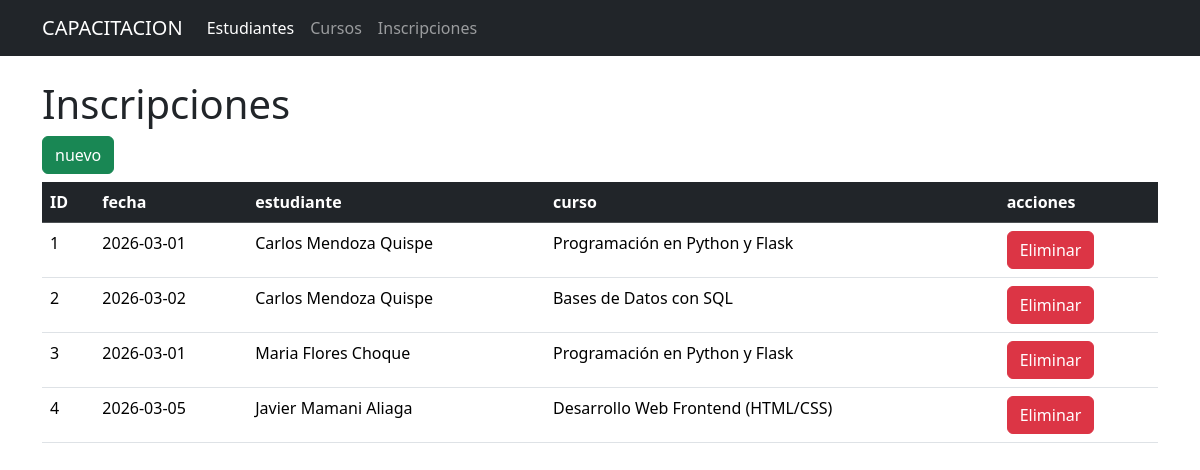
Page /inscripciones on the committed database.
### tables this page shows
CREATE TABLE inscripciones (
            id INTEGER PRIMARY KEY AUTOINCREMENT,
            fecha TEXT NOT NULL,
            curso_id INTEGER NOT NULL,
            estudiante_id INTEGER NOT NULL,
            FOREIGN KEY (curso_id) REFERENCES cursos (id) ON DELETE CASCADE,
            FOREIGN KEY (estudiante_id) REFERENCES estudiantes (id) ON DELETE CASCADE
        );

CREATE TABLE cursos (
            id INTEGER PRIMARY KEY AUTOINCREMENT,
            descripcion TEXT NOT NULL,
            horas INTEGER NOT NULL
        );

### app.py (the view)
@app.route('/inscripciones')
def inscripciones():
    conn = get_db_connection()
    inscripciones = conn.execute(
        """
        select i.id,
            i.fecha,
            e.nombre || ' ' || e.apellidos as estudiante,
            c.descripcion as curso
        from inscripciones i
        join estudiantes e on i.estudiante_id = e.id
        join cursos c ON i.curso_id = c.id

        """
        ).fetchall()
    conn.close()
    return render_template('inscripciones.html', inscripciones=inscripciones)

### app.py (called while the page is built)
def get_db_connection():
    conn = sqlite3.connect('bd_instituto.db')
    conn.row_factory = sqlite3.Row
    conn.execute("PRAGMA foreign_keys = ON;")
    return conn

### templates/inscripciones.html
{% extends 'base.html' %}
{% block content %}
<h1>Inscripciones</h1>
<a href="{{ url_for('nueva_inscripcion') }}" class="btn btn-success mb-2">nuevo</a>
<table class="table table-stiped table-hover">
  <thead class="table-dark">
    <tr>
        <th>ID</th>
        <th>fecha</th>
        <th>estudiante</th>
        <th>curso</th>
        <th>acciones</th>
    </tr>
  </thead>
  <tbody>
    {% for item in inscripciones %}
    <tr>
        <td>{{ item.id }}</td>
        <td>{{ item.fecha}}</td>
        <td>{{ item.estudiante}}</td>
        <td>{{ item.curso}}</td>
        <td>
          <a href="{{ url_for('eliminar_inscripcion', id=item.id)}}" class="btn btn-danger" onclick="return(confirm('esta seguro??'))">Eliminar</a>
        </td>
    {% endfor %}
    </tr>
  </tbody>
{% endblock %}

### templates/base.html (shortened to what this page needs)
<!doctype html>
<html lang="es">
<head>
    <link href="https://cdn.jsdelivr.net/npm/bootstrap@5.3.8/dist/css/bootstrap.min.css" rel="stylesheet">
</head>
<body>
  <nav class="navbar navbar-expand-lg navbar-dark bg-dark">
    <div class="container">
      <a class="navbar-brand" href="#">CAPACITACION</a>
      <div class="collapse navbar-collapse" id="navbarNavAltMarkup">
        <div class="navbar-nav">
            <a class="nav-link active" aria-current="page" href="{{ url_for('estudiantes') }}">Estudiantes</a>
            <a class="nav-link" href="{{ url_for('cursos') }}">Cursos</a>
            <a class="nav-link" href="{{ url_for('inscripciones') }}">Inscripciones</a>
        </div>
      </div>
    </div>
  </nav>
  <div class="container mt-4">
    {% block content %}
    {% endblock %}
</body>
</html>

### rows in the picture
inscripciones: id "1", fecha "2026-03-01", estudiante "Carlos Mendoza Quispe", curso "Programación en Python y Flask"
inscripciones: id "2", fecha "2026-03-02", estudiante "Carlos Mendoza Quispe", curso "Bases de Datos con SQL"
inscripciones: id "3", fecha "2026-03-01", estudiante "Maria Flores Choque", curso "Programación en Python y Flask"
inscripciones: id "4", fecha "2026-03-05", estudiante "Javier Mamani Aliaga", curso "Desarrollo Web Frontend (HTML/CSS)"
